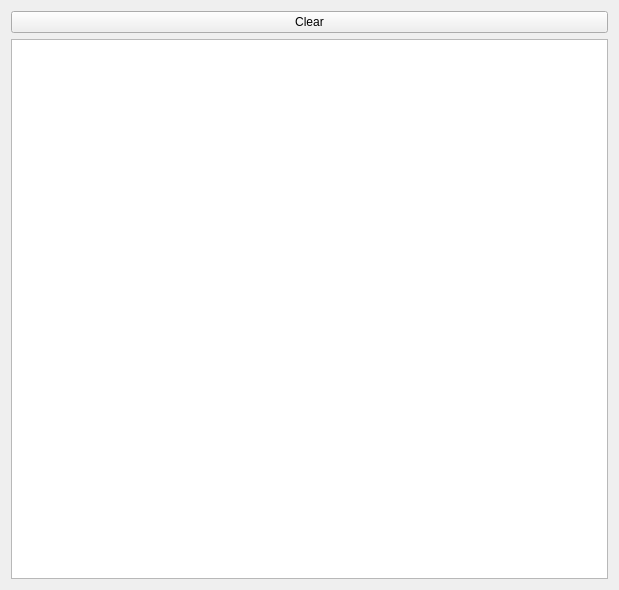
<?xml version="1.0" encoding="UTF-8"?>
<ui version="4.0">
 <class>Form</class>
 <widget class="QWidget" name="Form">
  <property name="geometry">
   <rect>
    <x>0</x>
    <y>0</y>
    <width>619</width>
    <height>590</height>
   </rect>
  </property>
  <property name="windowTitle">
   <string>Form</string>
  </property>
  <layout class="QGridLayout" name="gridLayout">
   <item row="1" column="0">
    <widget class="QTreeView" name="tree_view"/>
   </item>
   <item row="0" column="0">
    <widget class="QPushButton" name="clear_button">
     <property name="text">
      <string>Clear</string>
     </property>
    </widget>
   </item>
  </layout>
 </widget>
 <resources/>
 <connections/>
</ui>
